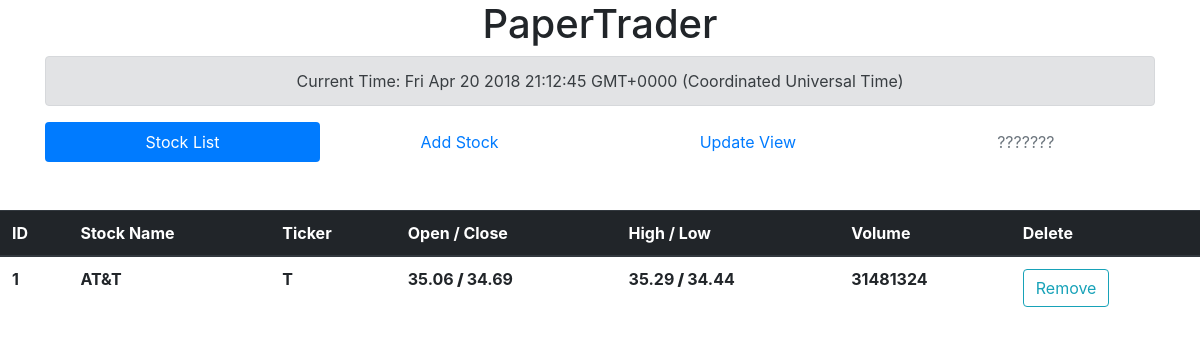
The app's page /, older data.
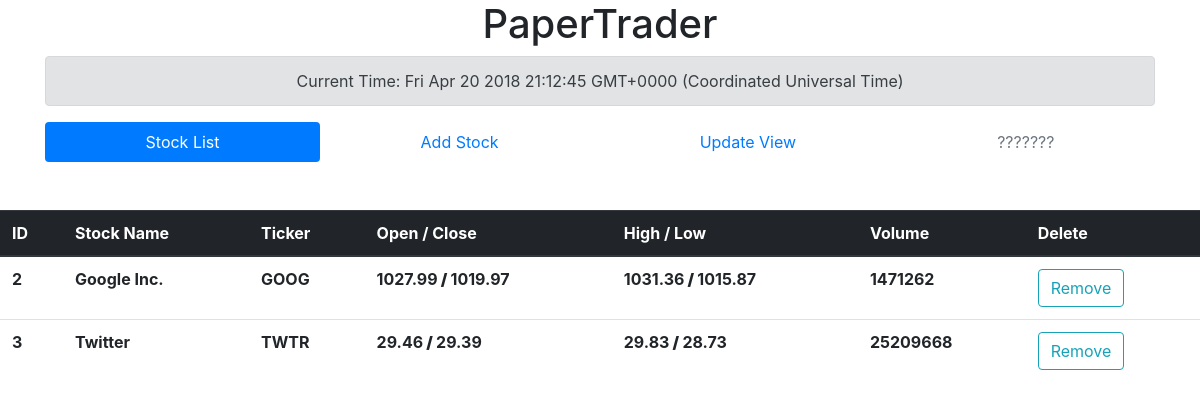
The same page, newer data.
### PaperTraderApp/models.py (models this page shows, shortened)
class StockModel(models.Model):
    name = models.CharField(max_length=MAX_LENGTH_NAME, unique=True)
    symbol = models.CharField(max_length=MAX_LENGTH_SYMB, unique=True)
    opening = models.DecimalField(max_digits=MAX_DIGITS, decimal_places=2)
    closing = models.DecimalField(max_digits=MAX_DIGITS, decimal_places=2)
    high = models.DecimalField(max_digits=MAX_DIGITS, decimal_places=2)
    low  = models.DecimalField(max_digits=MAX_DIGITS, decimal_places=2)
    volume = models.DecimalField(max_digits=MAX_DIGITS, decimal_places=0)

### PaperTraderApp/views.py (the view)
# urls.py: path('', PaperTraderApp.views.ListStockView.as_view(), name="Home"),
class ListStockView(ListView):
    model = StockModel
    template_name = 'stock_list.html'

### PaperTraderApp/templates/stock_list.html (shortened to what this page needs)
<link rel="stylesheet" href="https://maxcdn.bootstrapcdn.com/bootstrap/4.0.0/css/bootstrap.min.css">
<div class="container">
<header>
<center>
<h1> PaperTrader </h1>
<div class="alert alert-secondary">
		Current Time:
</div>
</center>
<div class="align">
	<center>
	<ul class="nav nav-pills nav-fill">
	<li class="nav-item">
	  <a class="nav-link active" href="/">Stock List</a>
	</li>
	<li class="nav-item">
	  <a class="nav-link" href="{% url "stock-new" %}">Add Stock</a>
	</li>
	<li class="nav-item">
	  <a class="nav-link" href="{% url "update" %}">Update View</a>
	</li>
	<li class="nav-item">
	  <a class="nav-link disabled" href="#">???????</a>
	</li>
	</ul>
	</center>
</header>
</div>
<table class="table">
	<thead class="thead-dark">
		<tr>
			<th scope="col">ID</th>
			<th scope="col">Stock Name</th>
			<th scope="col">Ticker</th>
			<th scope="col">Open / Close</th>
			<th scope="col">High / Low</th>
			<th scope="col">Volume</th>
			<th scope="col">Delete</th>
		</tr>
	</thead>
	<tbody>
		{% for stock in object_list %}
		<tr>
			<th>{{ stock.id }}</th>
			<th>{{ stock.name }}</th>
			<th>{{ stock.symbol }}</th>
			<th>{{ stock.opening }}<strong> / </strong>{{ stock.closing }}</th>
			<th>{{ stock.high }}<strong> / </strong>{{ stock.low }}</th>
			<th>{{ stock.volume }}</th>
			<th> <a type="button" class="btn btn-outline-info"  href="{% url "stock-delete" pk=stock.id %}">Remove</a></th>
		</tr>
		{% endfor %}
	</tbody>
</table>

Row changes from the older to the newer data that the page shows:
removed StockModel: id "1", name "AT&T", symbol "T", opening "35.06", closing "34.69", high "35.29", low "34.44", volume "31481324"
added StockModel: id "2", name "Google Inc.", symbol "GOOG", opening "1027.99", closing "1019.97", high "1031.36", low "1015.87", volume "1471262"
added StockModel: id "3", name "Twitter", symbol "TWTR", opening "29.46", closing "29.39", high "29.83", low "28.73", volume "25209668"
